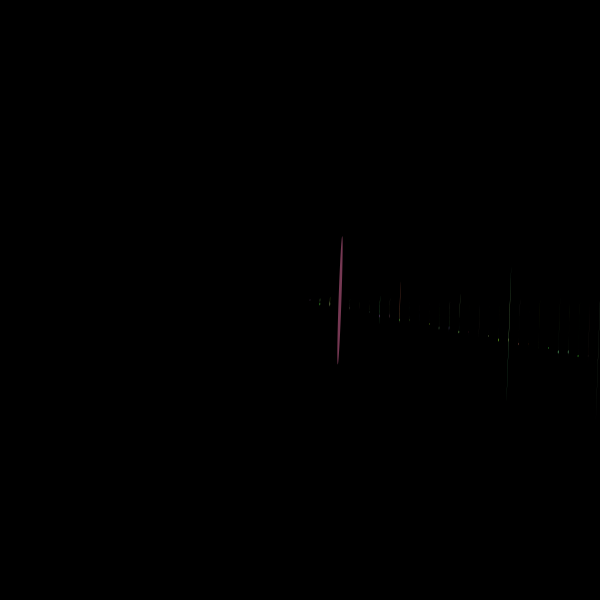
Frame 1 (no input)
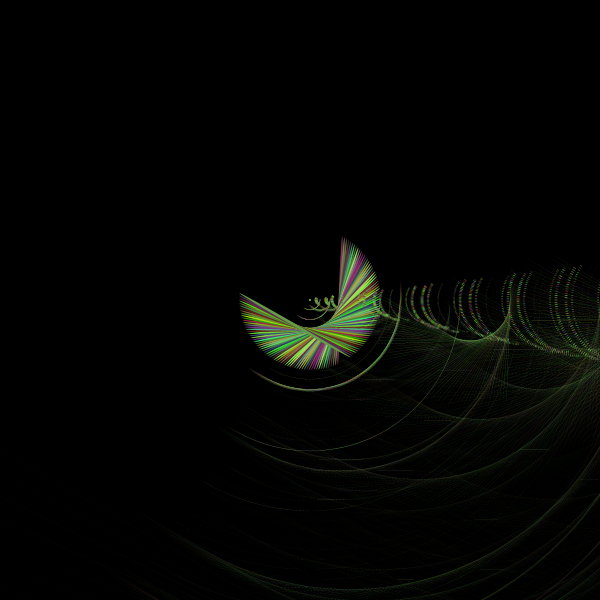
Frame 60 (the mouse pressed at the canvas centre just before this capture)
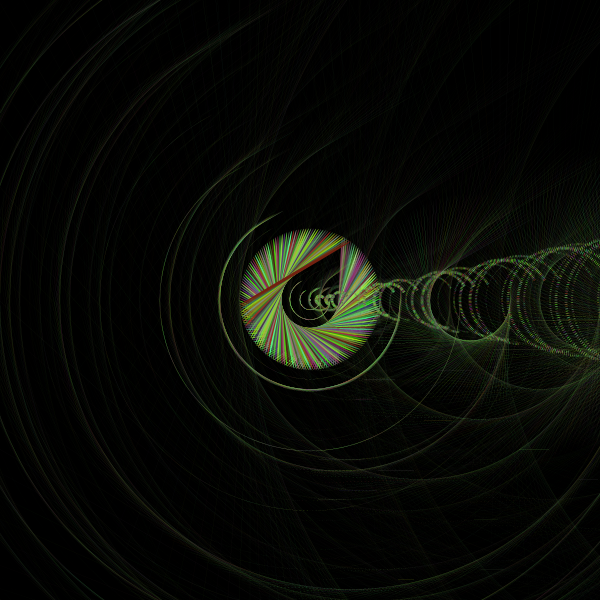
Frame 120 (the mouse held since frame 60 and released just before this capture)

The Processing sketch that drew these frames (run headless with seeded random() and noise(); from frame 60 on, the mouse is pressed at the canvas centre):

// Processing sketch: processing_46140
// ── processing_46140.pde

  float r,angle;

void setup(){
  size(600,600);
  smooth();
  background(0);
  fill(255);
  noStroke();
}

void draw(){
  float ellSize = 0;



    
  for(int x = 0;x < width; x +=10){
    for(int y = 0; y< height; y +=10){
      pushMatrix();
      translate(y+300,(sin((x*y)/2))+300);
      rotate(radians(frameCount * 2  % 360));
        ellSize = (sin(y*(x+10))* 10)/(cos(y*x));
        ellipse(x,((y/20)*4),(ellSize*2/((x*y)-30)),ellSize/3);
        fill(random(50,165),random(30,240),random(10,140));
    popMatrix();
    }
  }
   
}
